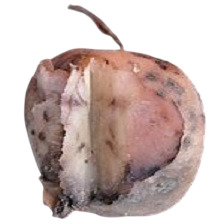
#> input picture ProyectoPID/dataset/Pudricion_rosa/1.jpg, 224 x 224 px
$ python -i pink_rot.py   (imports and definitions only)   (older library calls are emulated)
#> lines starting #> are read from the running program, lines starting #| are printed output that depends on the picture; after the words box and inside, x2 and y2 are one past the last pixel; in counts of white or black regions, pixels touching at a corner belong together
#> further down, picture is the input picture: PIL image 224x224 RGB; mean R, G, B 205.9, 189.8, 186.4
### ProyectoPID/functions.py
import numpy as np


class Kernel:
    """
    Clase para instanciar los diferentes filtros para utilizar en convolución
    """

    def __init__(self):
        """Método constructor"""
        pass

    def blur(self):
        """Kernel para difuminar la imagen"""
        return np.array([[1, 1, 1], [1, 1, 1], [1, 1, 1]]) / 9

    def gauss(self):
        """Kernel para el desenfoque gaussiano de la imagen"""
        return np.array([[1, 2, 1], [2, 4, 2], [1, 2, 1]]) / 16

    def edge(self):
        """Kernel para resaltar los bordes de la imagen"""
        return np.array([[-1, -1, -1], [-1, 8, -1], [-1, -1, -1]])

    def sharpen(self):
        """Kernel para afilar la imagen"""
        return np.array([[0, -1, 0], [-1, 5, -1], [0, -1, 0]])

    def sobel_x(self):
        """Kernel para aplicar Sobel en horizontal"""
        return np.array([[-1, 0, 1], [-2, 0, 2], [-1, 0, 1]])

    def sobel_y(self):
        """Kernel para aplicar Sobel en vertical"""
        return np.array([[1, 2, 1], [0, 0, 0], [-1, -2, -1]])

    def laplace(self):
        """Kernel para aplicar el filtor Laplaciano"""
        return np.array([[0, 1, 0], [1, -4, 1], [0, 1, 0]])


# [41 lines left out: functions calculate_histogram, calculate_otsu, not called in this run]


def footprint_disk(radius: float):
    L = np.arange(-radius, radius + 1)
    X, Y = np.meshgrid(L, L)
    disk = np.array((X**2 + Y**2) <= radius**2, dtype=np.uint8)
    return disk


def binary_dilation(image: np.ndarray, kernel: np.ndarray) -> np.ndarray:

    pad_h, pad_w = kernel.shape[0] // 2, kernel.shape[1] // 2
    padded = np.pad(image, ((pad_h, pad_h), (pad_w, pad_w)), mode="reflect")

    output = np.zeros_like(image, dtype=np.uint8)
    out_h, out_w = output.shape

    for i in range(out_h):
        for j in range(out_w):
            region = padded[i : i + kernel.shape[0], j : j + kernel.shape[1]]
            output[i, j] = 1 if np.any(region == 1) else 0

    return output


def binary_erosion(image: np.ndarray, kernel: np.ndarray) -> np.ndarray:

    pad_h, pad_w = kernel.shape[0] // 2, kernel.shape[1] // 2
    padded = np.pad(image, ((pad_h, pad_h), (pad_w, pad_w)), mode="reflect")

    output = np.zeros_like(image, dtype=np.uint8)
    out_h, out_w = output.shape

    for i in range(out_h):
        for j in range(out_w):
            region = padded[i : i + kernel.shape[0], j : j + kernel.shape[1]]
            output[i, j] = 1 if np.all(region == 1) else 0

    return output


def binary_opening(image: np.ndarray, kernel: np.ndarray) -> np.ndarray:
    """
    Ejecuta una apertura morfológica binario. Una apertura es una erosión seguida de una dilatación.
    """
    # 1. Erosion: Obtiene el valor mínimo en la vencidad
    eroded = binary_erosion(image, kernel)

    # 2. Dilatación: Obtiene el valor máximo en la vecindad
    opened = binary_dilation(eroded, kernel)

    return opened.astype(np.bool)


def binary_closing(image: np.ndarray, kernel: np.ndarray) -> np.ndarray:
    """
    Ejecuta un cierre morfológico binario. Un cierre es una dilatación seguida de una erosión.
    """
    # 1. Dilatación: Obtiene el valor máximo en la vecindad
    dilated = binary_dilation(image, kernel)

    # 2. Erosion: Obtiene el valor mínimo en la vencidad
    closed = binary_erosion(dilated, kernel)

    return closed.astype(np.bool)


# [128 lines left out: functions filter, normalize_sobel_angles, supress_non_maximums, canny, not called in this run]

### ProyectoPID/pink_rot.py
import numpy as np
import matplotlib.pyplot as plt
from pathlib import Path
from random import choice, sample
from PIL import Image
from functions import (
    Kernel,
    filter,
    binary_opening,
    binary_closing,
    footprint_disk,
)
from skimage.morphology import remove_small_objects
from skimage.measure import label, regionprops


def detect_pink_rot(image, closing_radius=1, use_filter=False):
    """
    Función que recibe una imagen de una papa y determina si está enferma de
    Pudrición Rosa o no
    """
#> called with closing_radius = 1, use_filter = False

    # Cargar imagen
    img = image.convert("RGB")
    hsv = image.convert("HSV")
#> hsv: PIL image 224x224 HSV; mean H, S, V 29.2, 31.5, 205.9
    img_array = np.asarray(img)
    hsv_array = np.asarray(hsv)

    # Aplicar filtro
    if use_filter:
        kernel = Kernel()
        filter_type = kernel.blur()

        red = filter(img_array[..., 0], filter_type)
        green = filter(img_array[..., 1], filter_type)
        blue = filter(img_array[..., 2], filter_type)
        result = np.dstack([red, green, blue])
        img_array = np.clip(result, 0, 255).astype(np.uint8)

    norm_img_array = img_array / 255.0
    norm_hsv_array = hsv_array / 255.0
#> norm_hsv_array: shape (224, 224, 3) float64; mean of channels 0, 1, 2 0.115, 0.123, 0.808

    # Convertir a grises
    RGBTOYUV = [0.298936021293775, 0.587043074451121, 0.114020904255103]
    yuv = np.matmul(norm_img_array, RGBTOYUV)

    # Extraer canales de la imagen RGB
    R = norm_img_array[..., 0]
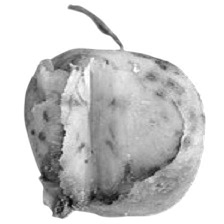
#> R: shape (224, 224) float64; min 0.00784, max 1, mean 0.808
    G = norm_img_array[..., 1]
    B = norm_img_array[..., 2]
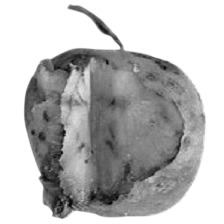
#> B: shape (224, 224) float64; min 0, max 1, mean 0.731

    # Extraer saturación de la imagen HSV
    S = norm_hsv_array[..., 1]
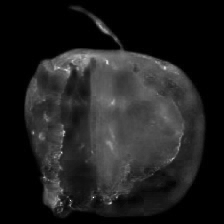
#> S: shape (224, 224) float64; min 0, max 1, mean 0.123

    # Remover el fondo blanco para extraer la máscara de la papa
    potato_mask = yuv < 0.95
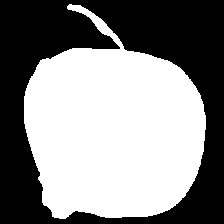
#> potato_mask: shape (224, 224) bool; 53% white; 1 black region, box (x1, y1, x2, y2) and area: (0, 0, 224, 224) 23579

    # Identificar las regiones rojizas de la imagen
    red = R - ((G + B) / 2)
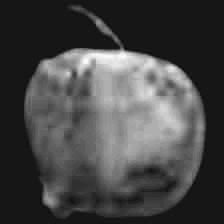
#> red: shape (224, 224) float64; min -0.0333, max 0.337, mean 0.0699; drawn with min black and max white

    # Normalizar la región rojiza
    red -= red.min()
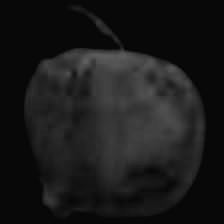
#> red: shape (224, 224) float64; min 0, max 0.371, mean 0.103

    if red.max() > 0:
        red /= red.max()

    # Detectar la máscara de la enfermedad
    detected_mask = (red >= 0.6) & (S >= 0.1) & potato_mask
#> detected_mask: shape (224, 224) bool; 12.7% white; 5 white regions (1 under 20 px), largest, box (x1, y1, x2, y2) and area: (64, 50, 191, 158) 6051, (44, 61, 71, 80) 208, (109, 133, 116, 153) 71, (186, 92, 192, 101) 40

    # Se hace apertura y cierre para quitar ruido y se quitan elementos muy pequeños
    disease_mask = binary_opening(detected_mask, footprint_disk(closing_radius))
#> in binary_erosion, `padded = np.pad(image, ((pad_h, pad_h), (pad_w, pad_w)), mode="reflect")`: padded: shape (226, 226) bool; 12.5% white; 5 white regions (1 under 20 px), largest, box (x1, y1, x2, y2) and area: (65, 51, 192, 159) 6051, (45, 62, 72, 81) 208, (110, 134, 117, 154) 71, (187, 93, 193, 102) 40
#> after the loop in binary_erosion, `for i in range(out_h):`: output: shape (224, 224); values 0 (black) and 1 (white), 10.6% white; 5 white regions (1 under 20 px), largest, box (x1, y1, x2, y2) and area: (65, 51, 189, 155) 5157, (45, 62, 55, 73) 59, (58, 71, 70, 77) 46, (110, 137, 115, 143) 23
#> in binary_dilation, `padded = np.pad(image, ((pad_h, pad_h), (pad_w, pad_w)), mode="reflect")`: padded: shape (226, 226); values 0 (black) and 1 (white), 10.4% white; 5 white regions (1 under 20 px), largest, box (x1, y1, x2, y2) and area: (66, 52, 190, 156) 5157, (46, 63, 56, 74) 59, (59, 72, 71, 78) 46, (111, 138, 116, 144) 23
#> after the loop in binary_dilation, `for i in range(out_h):`: output: shape (224, 224); values 0 (black) and 1 (white), 12.6% white; 5 white regions, box (x1, y1, x2, y2) and area: (64, 50, 190, 156) 6017, (44, 61, 56, 74) 111, (57, 70, 71, 78) 86, (109, 136, 116, 144) 49, (187, 93, 192, 101) 37
    disease_mask = binary_closing(disease_mask, footprint_disk(closing_radius))
#> in binary_dilation (call 2), `padded = np.pad(image, ((pad_h, pad_h), (pad_w, pad_w)), mode="reflect")`: padded: shape (226, 226) bool; 12.3% white; 5 white regions, box (x1, y1, x2, y2) and area: (65, 51, 191, 157) 6017, (45, 62, 57, 75) 111, (58, 71, 72, 79) 86, (110, 137, 117, 145) 49, (188, 94, 193, 102) 37
#> after the loop in binary_dilation (call 2), `for i in range(out_h):`: output: shape (224, 224); values 0 (black) and 1 (white), 14.5% white; 4 white regions, box (x1, y1, x2, y2) and area: (63, 49, 191, 157) 6845, (43, 60, 72, 79) 297, (108, 135, 117, 145) 83, (186, 92, 193, 102) 67
#> in binary_erosion (call 2), `padded = np.pad(image, ((pad_h, pad_h), (pad_w, pad_w)), mode="reflect")`: padded: shape (226, 226); values 0 (black) and 1 (white), 14.3% white; 4 white regions, box (x1, y1, x2, y2) and area: (64, 50, 192, 158) 6845, (44, 61, 73, 80) 297, (109, 136, 118, 146) 83, (187, 93, 194, 103) 67
#> after the loop in binary_erosion (call 2), `for i in range(out_h):`:
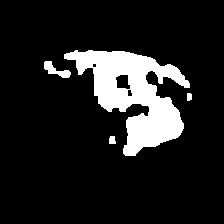
#> output: shape (224, 224); values 0 (black) and 1 (white), 12.7% white; 4 white regions, box (x1, y1, x2, y2) and area: (64, 50, 190, 156) 6063, (44, 61, 71, 78) 203, (109, 136, 116, 144) 49, (187, 93, 192, 101) 37
#> (the run stopped early here; a loop or call above may not have finished)

$ run again, on ProyectoPID/dataset/Pudricion_rosa/13.jpg
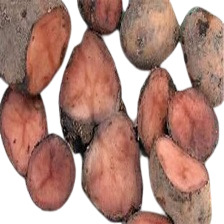
#> input picture ProyectoPID/dataset/Pudricion_rosa/13.jpg, 224 x 224 px
#> picture is the input picture: PIL image 224x224 RGB; mean R, G, B 174.5, 135.3, 124.9
#> hsv: PIL image 224x224 HSV; mean H, S, V 17.2, 79.9, 174.6
#> norm_hsv_array: shape (224, 224, 3) float64; mean of channels 0, 1, 2 0.0676, 0.313, 0.685
#> in detect_pink_rot, `potato_mask = yuv < 0.95`:
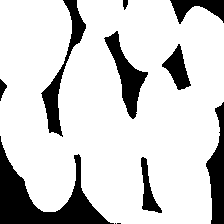
#> potato_mask: shape (224, 224) bool; 81.8% white; 11 black regions (2 under 20 px), largest, box (x1, y1, x2, y2) and area: (0, 136, 114, 224) 3331, (41, 0, 86, 137) 1362, (104, 31, 148, 119) 1301
#> detected_mask: shape (224, 224) bool; 38% white; 13 white regions (3 under 20 px), largest, box (x1, y1, x2, y2) and area: (140, 70, 213, 192) 5155, (2, 96, 70, 207) 4041, (89, 120, 136, 214) 3298
#> in binary_erosion (call 2), `padded = np.pad(image, ((pad_h, pad_h), (pad_w, pad_w)), mode="reflect")`:
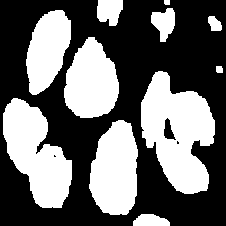
#> padded: shape (226, 226); values 0 (black) and 1 (white), 41.5% white; 11 white regions, largest, box (x1, y1, x2, y2) and area: (141, 71, 215, 194) 5693, (3, 98, 72, 208) 4458, (89, 120, 138, 215) 3583

$ run again, on ProyectoPID/dataset/Pudricion_rosa/14.jpg
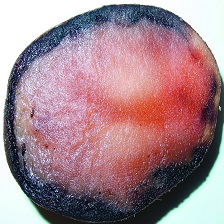
#> input picture ProyectoPID/dataset/Pudricion_rosa/14.jpg, 224 x 224 px
#> picture is the input picture: PIL image 224x224 RGB; mean R, G, B 163.5, 132.5, 140.9
#> hsv: PIL image 224x224 HSV; mean H, S, V 155.3, 77.1, 172
#> norm_hsv_array: shape (224, 224, 3) float64; mean of channels 0, 1, 2 0.609, 0.302, 0.675
#> in detect_pink_rot, `potato_mask = yuv < 0.95`:
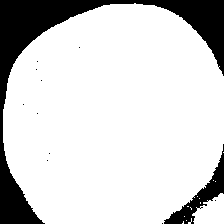
#> potato_mask: shape (224, 224) bool; 82.7% white; 12 black regions (10 under 20 px), largest, box (x1, y1, x2, y2) and area: (0, 0, 224, 224) 7552, (164, 144, 224, 224) 1100
#> detected_mask: shape (224, 224) bool; 15.6% white; 26 white regions (25 under 20 px), largest, box (x1, y1, x2, y2) and area: (82, 43, 210, 178) 7680
#> after the loop in binary_erosion (call 2), `for i in range(out_h):`:
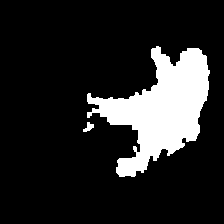
#> output: shape (224, 224); values 0 (black) and 1 (white), 15.1% white; 2 white regions, box (x1, y1, x2, y2) and area: (87, 46, 210, 177) 7516, (83, 122, 94, 132) 60

$ run again, on ProyectoPID/dataset/Pudricion_rosa/15.jpg
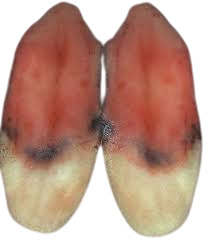
#> input picture ProyectoPID/dataset/Pudricion_rosa/15.jpg, 208 x 242 px
#> picture is the input picture: PIL image 208x242 RGB; mean R, G, B 190.5, 151.5, 136.3
#> hsv: PIL image 208x242 HSV; mean H, S, V 16.2, 82.6, 190.5
#> norm_hsv_array: shape (242, 208, 3) float64; mean of channels 0, 1, 2 0.0636, 0.324, 0.747
#> potato_mask: shape (242, 208) bool; 75.2% white; 2 black regions, box (x1, y1, x2, y2) and area: (0, 0, 208, 242) 12430, (102, 69, 105, 96) 68
#> detected_mask: shape (242, 208) bool; 31.8% white; 8 white regions (2 under 20 px), largest, box (x1, y1, x2, y2) and area: (110, 23, 197, 164) 8238, (6, 22, 94, 141) 7638, (14, 144, 21, 153) 43, (116, 144, 124, 150) 35, (150, 168, 156, 173) 23, (128, 155, 134, 160) 22
#> in binary_erosion (call 2), `padded = np.pad(image, ((pad_h, pad_h), (pad_w, pad_w)), mode="reflect")`:
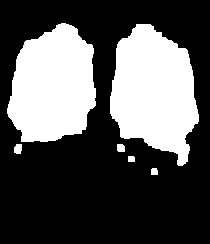
#> padded: shape (244, 210); values 0 (black) and 1 (white), 33.1% white; 6 white regions, box (x1, y1, x2, y2) and area: (110, 24, 199, 166) 8696, (7, 23, 96, 142) 8062, (14, 144, 22, 154) 70, (117, 144, 125, 152) 60, (151, 168, 158, 175) 46, (128, 156, 135, 162) 41
